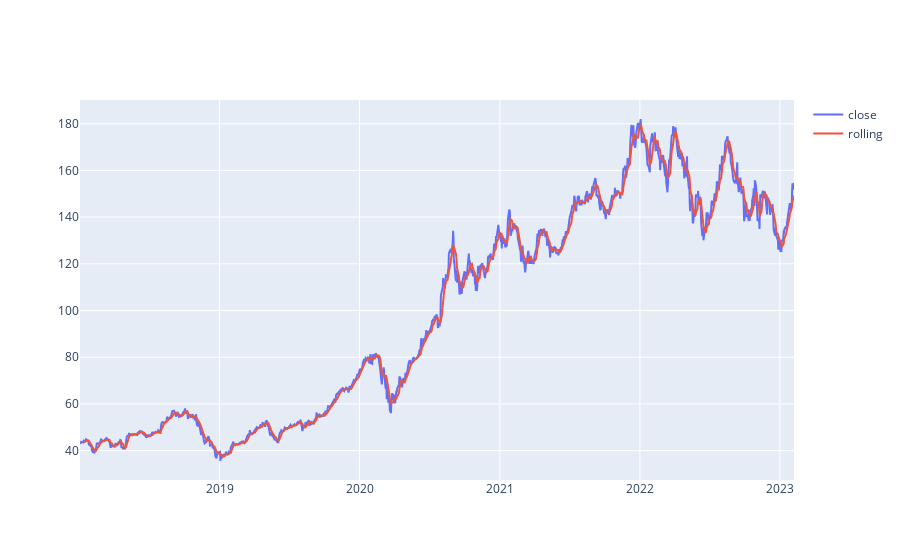

Source (notebook cell):
### Code cell
import plotly.graph_objects as go

fig = go.Figure()
fig.add_trace(go.Scatter(x=close.index, y=close.values,
                    mode='lines',
                    name='close'))
fig.add_trace(go.Scatter(x=rolling_7days.index, y=rolling_7days.values,
                    mode='lines',
                    name='rolling'))

fig.show()

# 이동평균하니까 그래프 선, 꺾은선이 좀 더 smooth해짐

### Figure 1 — Plotly figure (JSON) as saved in the notebook; plotly's stock layout.template omitted (floating-point values rounded to 4 significant figures; data arrays with more than 128 entries replaced by an {"elided": "..."} marker saying what was removed)
{"data": [{"mode": "lines", "name": "close", "type": "scatter", "x": {"elided": "1284 str values"}, "y": {"elided": "1284 float values"}}, {"mode": "lines", "name": "rolling", "type": "scatter", "x": {"elided": "1284 str values"}, "y": {"elided": "1284 float values"}}], "layout": {"autosize": true, "xaxis": {"autorange": true, "range": ["2018-01-02", "2023-02-07"], "type": "date"}, "yaxis": {"autorange": true, "range": [27.41, 190.1], "type": "linear"}}}
